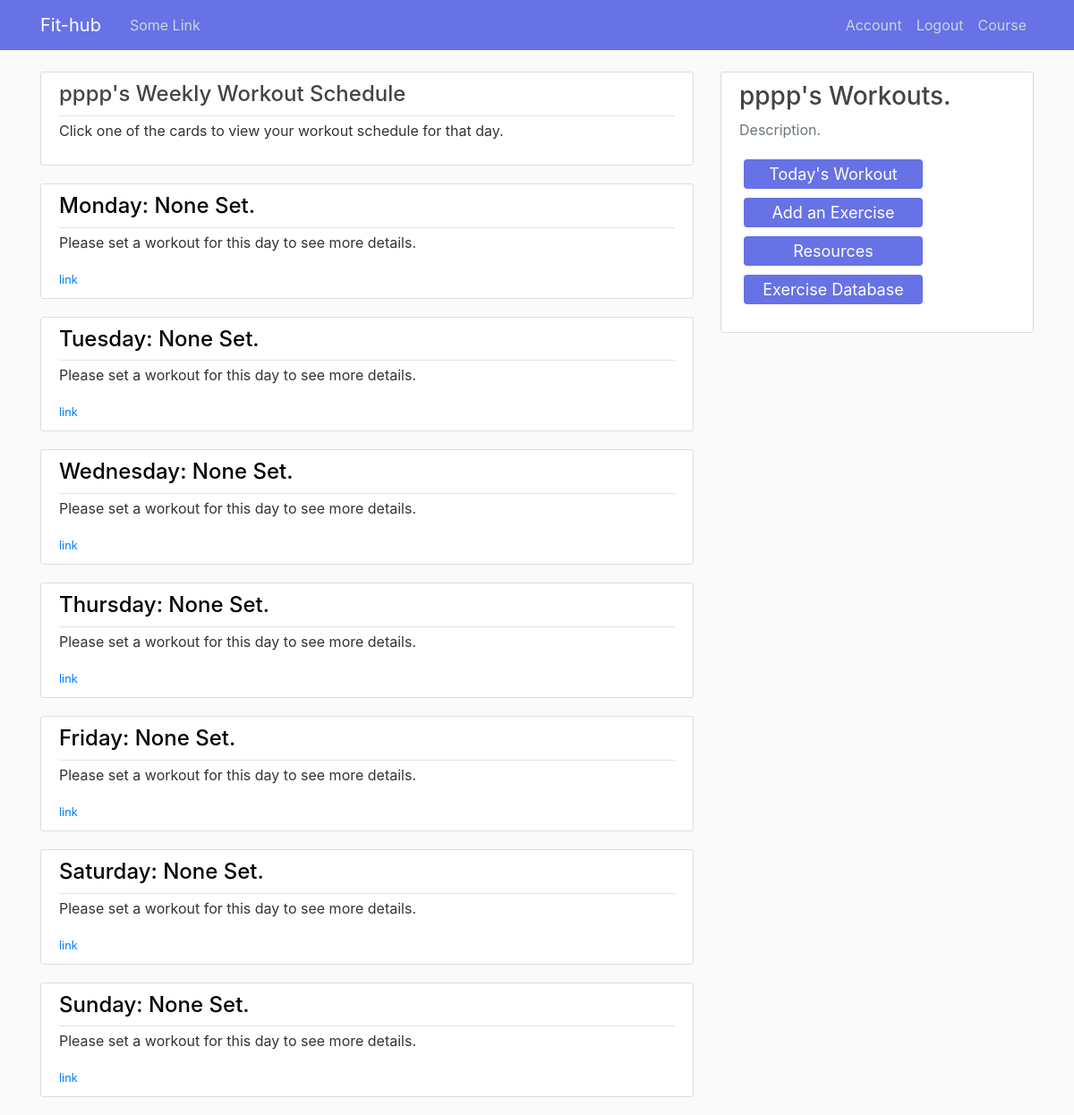
/workouts/view-schedule (signed in), run on the app's committed database.
### main/models.py (models this page shows, shortened)
class User(db.Model, UserMixin):
    id = db.Column(db.Integer, primary_key = True)
    username = db.Column(db.String(20), unique = True, nullable = False)
    first_name = db.Column(db.String(50), unique = False, nullable = False)
    last_name = db.Column(db.String(50), unique = False, nullable = False)
    email = db.Column(db.String(120), unique = True, nullable = False)
    profile_image = db.Column(db.String(20), unique = False, nullable = False, default = 'default_image.jpg')
    password = db.Column(db.String(60), nullable = False)
    date_joined = db.Column(db.String, nullable = False, default = datetime.strftime(datetime.today(), "%b %d %Y"))
    profile = db.relationship('Profile', backref = 'user', lazy = True)
    meal = db.relationship('Meal', backref = 'user', lazy = True)
    posts = db.relationship('Post', backref='author', lazy=True)#lazy=True means db will load the data as neccessary in one go.

class Schedule(db.Model):
    id = db.Column(db.Integer, unique = True, nullable = False, primary_key = True)
    day_of_week = db.Column(db.String, unique = False, nullable = False)
    workout = db.Column(db.String, unique = False, nullable = False)
    user_id = db.Column(db.Integer, db.ForeignKey('user.id'), nullable = False)

### main/routes.py (the view)
@app.route("/workouts/view-schedule")
def view_schedule():
    today = datetime.today().strftime("%A")
    schedules = Schedule.query.filter(Schedule.user_id == current_user.id).all()
    num_exercises = [len(Exercise.query.filter(Exercise.user_id == current_user.id, Exercise.day == "Monday").all()),
                     len(Exercise.query.filter(Exercise.user_id == current_user.id, Exercise.day == "Tuesday").all()),
                     len(Exercise.query.filter(Exercise.user_id == current_user.id, Exercise.day == "Wednesday").all()),
                     len(Exercise.query.filter(Exercise.user_id == current_user.id, Exercise.day == "Thursday").all()),
                     len(Exercise.query.filter(Exercise.user_id == current_user.id, Exercise.day == "Friday").all()),
                     len(Exercise.query.filter(Exercise.user_id == current_user.id, Exercise.day == "Saturday").all()),
                     len(Exercise.query.filter(Exercise.user_id == current_user.id, Exercise.day == "Sunday").all())]
    return render_template('view-schedule.html', title = 'Workout Schedules', schedules = schedules, num_exercises = num_exercises, today = today)

### main/models.py (called while the page is built)
@login_manager.user_loader
def load_user(user_id):
    return User.query.get(int(user_id))

### main/templates/view-schedule.html (shortened to what this page needs)
{% extends "layout.html" %}
{% block content %}
    {%  if current_user.is_authenticated %}
      <article class="media content-section">
        <div class="media-body">
          <div class="article-metadata">
            <h4>{{ current_user.first_name }}'s Weekly Workout Schedule</h4>
          </div>
          <ul>
            <li><p>Click one of the cards to view your workout schedule for that day.</p></li>
          </ul>
        </div>
      </article>
    {% for i in range(7) %}
      <article class="media content-section">
        <div class="media-body">
          <div class="article-metadata">
            <h4><a href="{{ url_for('workouts_day', day = schedules[i].day_of_week) }}" style="color:black;">
            {{ schedules[i].day_of_week }}: {{ schedules[i].workout }}</a></h4>
          </div>
          <ul>
            {% if schedules[i].workout == 'None Set.' %}
            <li><p>Please set a workout for this day to see more details.</p></li>
            {% else %}
            <li><p><strong>Number of Exercises: </strong>{{ num_exercises[i] }}</p></li>
            <li><p></p></li>
            <li><p></p></li>
            <li><p></p></li>
            {% endif %}
          </ul>
          <small class="text-muted"><a href="">link</a></small>
        </div>
      </article>
    {% endfor %}
    {% else %}
    <h2>Workout </h2>
    {% endif %}
{% endblock content %}
{% block content1 %}
    <div class="col-md-4">
        <div class="content-section1">
         {%  if current_user.is_authenticated %}
         <h3>{{ current_user.first_name }}'s Workouts.</h3>
         <p class='text-muted'>Description.
            <ul class="list-group">
              <a href="{{ url_for('workouts') }}" class="button3"><span>Today's Workout</span></a>
              <a href="{{ url_for('add_exercise1', today = today) }}" class="button3">
                <span>Add an Exercise</span></a>
              <a href="" class="button3">
                <span>Resources</span></a>
              <a href="{{ url_for('exercise_db') }}" class="button3">
              	<span>Exercise Database</span></a>
          {% endif %}
            </ul>
         </p>
        </div>
    </div>
{% endblock content1 %}

### main/static/main.css (style rules this page uses)
body { background: #fafafa; color: #333333; margin-top: 5rem; list-style: none; }
h1, h2, h3, h4, h5, h6 { color: #444444; }
ul { padding: 0; list-style-type: none; }
.col-md-4 { position: relative; }
.content-section { background: #ffffff; padding: 10px 20px; border: 1px solid #dddddd; border-radius: 3px; margin-bottom: 20px; }
.content-section1 { background: #ffffff; padding: 10px 20px; border: 1px solid #dddddd; border-radius: 3px; margin-bottom: 20px; position: fixed; width: 350px; }
.article-metadata { padding-bottom: 1px; margin-bottom: 4px; border-bottom: 1px solid #e3e3e3; }
.button3 { display: inline-block; border-radius: 4px; background-color: #6672E5; border: none; color: #FFFFFF; text-align: center; font-size: 18px; padding: 3px; width: 200px; transition: all 0.5s; cursor: pointer; margin: 5px; text-decoration: none; }
.button3 span { cursor: pointer; display: inline-block; position: relative; transition: 0.5s; }
.button3 span:after { content: '\00bb'; position: absolute; opacity: 0; top: 0; right: -20px; transition: 0.5s; }

### data on the page
User: first_name "pppp"
Schedule: day_of_week "Monday", workout "None Set."
Schedule: day_of_week "Tuesday", workout "None Set."
Schedule: day_of_week "Wednesday", workout "None Set."
Schedule: day_of_week "Thursday", workout "None Set."
Schedule: day_of_week "Friday", workout "None Set."
Schedule: day_of_week "Saturday", workout "None Set."
Schedule: day_of_week "Sunday", workout "None Set."
